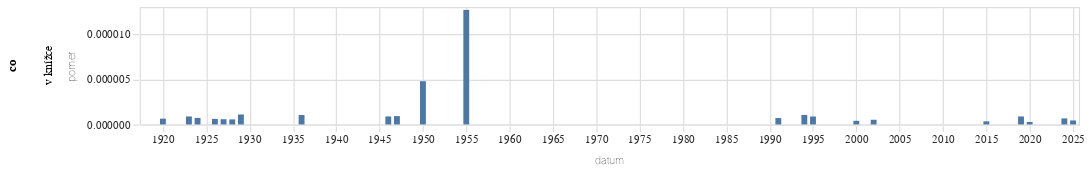

The notebook cell this image was saved under:
### Code cell
graf(vyvoj_vyskytu("(?i)v knížce","v knížce"))

### Figure 1 — Vega-Lite specification as saved in the notebook (floating-point values rounded to 4 significant figures)
{"config": {"title": {"font": "Noticia Text", "fontSize": 11.5, "anchor": "start", "lineHeight": 19, "fontWeight": "bolder", "subtitleFont": "Noticia Text", "subtitleFontSize": 10, "subtitleLineHeight": 15, "subtitlePadding": 10, "dy": -10, "color": "#292829", "subtitleColor": "#292829"}, "axis": {"labelFont": "Asap", "titleFont": "Asap", "fontWeight": "lighter", "titleFontWeight": "lighter", "labelFontSize": 9, "titleFontSize": 9, "labelPadding": 2, "titlePadding": 9, "domainOpacity": 0, "tickColor": "#DCDDD6", "labelColor": "#292829"}, "legend": {"labelFont": "Asap", "labelFontWeight": "normal", "titleFont": "Asap", "titleFontWeight": "normal", "labelFontSize": 9, "titleFontSize": 9, "labelColor": "#292829"}}, "data": {"name": "data-70c0d7eab57caf9dec38735c0ab4cc3a"}, "mark": {"type": "bar"}, "encoding": {"row": {"field": "co", "type": "nominal"}, "x": {"field": "datum", "type": "temporal"}, "y": {"field": "pomer", "type": "quantitative"}}, "height": 100, "width": 800, "$schema": "https://vega.github.io/schema/vega-lite/v5.8.0.json", "datasets": {"data-70c0d7eab57caf9dec38735c0ab4cc3a": [{"datum": "1918-01-01T00:00:00", "vyskytu": 0, "pocet_slov": 172010, "pomer": 0.0, "co": "v knížce"}, {"datum": "1919-01-01T00:00:00", "vyskytu": 0, "pocet_slov": 1547459, "pomer": 0.0, "co": "v knížce"}, {"datum": "1920-01-01T00:00:00", "vyskytu": 1, "pocet_slov": 1557497, "pomer": 6.421e-07, "co": "v knížce"}, {"datum": "1921-01-01T00:00:00", "vyskytu": 0, "pocet_slov": 1814119, "pomer": 0.0, "co": "v knížce"}, {"datum": "1922-01-01T00:00:00", "vyskytu": 0, "pocet_slov": 1739976, "pomer": 0.0, "co": "v knížce"}, {"datum": "1923-01-01T00:00:00", "vyskytu": 1, "pocet_slov": 1131296, "pomer": 8.839e-07, "co": "v knížce"}, {"datum": "1924-01-01T00:00:00", "vyskytu": 1, "pocet_slov": 1386775, "pomer": 7.211e-07, "co": "v knížce"}, {"datum": "1925-01-01T00:00:00", "vyskytu": 0, "pocet_slov": 989387, "pomer": 0.0, "co": "v knížce"}, {"datum": "1926-01-01T00:00:00", "vyskytu": 1, "pocet_slov": 1629693, "pomer": 6.136e-07, "co": "v knížce"}, {"datum": "1927-01-01T00:00:00", "vyskytu": 1, "pocet_slov": 1725378, "pomer": 5.796e-07, "co": "v knížce"}, {"datum": "1928-01-01T00:00:00", "vyskytu": 1, "pocet_slov": 1786584, "pomer": 5.597e-07, "co": "v knížce"}, {"datum": "1929-01-01T00:00:00", "vyskytu": 1, "pocet_slov": 907519, "pomer": 1.102e-06, "co": "v knížce"}, {"datum": "1930-01-01T00:00:00", "vyskytu": 0, "pocet_slov": 1990549, "pomer": 0.0, "co": "v knížce"}, {"datum": "1931-01-01T00:00:00", "vyskytu": 0, "pocet_slov": 1466185, "pomer": 0.0, "co": "v knížce"}, {"datum": "1932-01-01T00:00:00", "vyskytu": 0, "pocet_slov": 1117587, "pomer": 0.0, "co": "v knížce"}, {"datum": "1933-01-01T00:00:00", "vyskytu": 0, "pocet_slov": 1230441, "pomer": 0.0, "co": "v knížce"}, {"datum": "1934-01-01T00:00:00", "vyskytu": 0, "pocet_slov": 874472, "pomer": 0.0, "co": "v knížce"}, {"datum": "1935-01-01T00:00:00", "vyskytu": 0, "pocet_slov": 712050, "pomer": 0.0, "co": "v knížce"}, {"datum": "1936-01-01T00:00:00", "vyskytu": 1, "pocet_slov": 958205, "pomer": 1.044e-06, "co": "v knížce"}, {"datum": "1937-01-01T00:00:00", "vyskytu": 0, "pocet_slov": 733783, "pomer": 0.0, "co": "v knížce"}, {"datum": "1938-01-01T00:00:00", "vyskytu": 0, "pocet_slov": 383461, "pomer": 0.0, "co": "v knížce"}, {"datum": "1945-01-01T00:00:00", "vyskytu": 0, "pocet_slov": 140144, "pomer": 0.0, "co": "v knížce"}, {"datum": "1946-01-01T00:00:00", "vyskytu": 1, "pocet_slov": 1129068, "pomer": 8.857e-07, "co": "v knížce"}, {"datum": "1947-01-01T00:00:00", "vyskytu": 1, "pocet_slov": 1083098, "pomer": 9.233e-07, "co": "v knížce"}, {"datum": "1948-01-01T00:00:00", "vyskytu": 0, "pocet_slov": 618132, "pomer": 0.0, "co": "v knížce"}, {"datum": "1949-01-01T00:00:00", "vyskytu": 0, "pocet_slov": 357203, "pomer": 0.0, "co": "v knížce"}, {"datum": "1950-01-01T00:00:00", "vyskytu": 1, "pocet_slov": 208781, "pomer": 4.79e-06, "co": "v knížce"}, {"datum": "1951-01-01T00:00:00", "vyskytu": 0, "pocet_slov": 219888, "pomer": 0.0, "co": "v knížce"}, {"datum": "1952-01-01T00:00:00", "vyskytu": 0, "pocet_slov": 189920, "pomer": 0.0, "co": "v knížce"}, {"datum": "1953-01-01T00:00:00", "vyskytu": 0, "pocet_slov": 114518, "pomer": 0.0, "co": "v knížce"}, {"datum": "1954-01-01T00:00:00", "vyskytu": 0, "pocet_slov": 98416, "pomer": 0.0, "co": "v knížce"}, {"datum": "1955-01-01T00:00:00", "vyskytu": 1, "pocet_slov": 78833, "pomer": 1.269e-05, "co": "v knížce"}, {"datum": "1956-01-01T00:00:00", "vyskytu": 0, "pocet_slov": 138430, "pomer": 0.0, "co": "v knížce"}, {"datum": "1957-01-01T00:00:00", "vyskytu": 0, "pocet_slov": 137388, "pomer": 0.0, "co": "v knížce"}, {"datum": "1958-01-01T00:00:00", "vyskytu": 0, "pocet_slov": 142112, "pomer": 0.0, "co": "v knížce"}, {"datum": "1959-01-01T00:00:00", "vyskytu": 0, "pocet_slov": 141333, "pomer": 0.0, "co": "v knížce"}, {"datum": "1960-01-01T00:00:00", "vyskytu": 0, "pocet_slov": 181817, "pomer": 0.0, "co": "v knížce"}, {"datum": "1961-01-01T00:00:00", "vyskytu": 0, "pocet_slov": 216288, "pomer": 0.0, "co": "v knížce"}, {"datum": "1962-01-01T00:00:00", "vyskytu": 0, "pocet_slov": 98793, "pomer": 0.0, "co": "v knížce"}, {"datum": "1963-01-01T00:00:00", "vyskytu": 0, "pocet_slov": 139432, "pomer": 0.0, "co": "v knížce"}, {"datum": "1964-01-01T00:00:00", "vyskytu": 0, "pocet_slov": 288820, "pomer": 0.0, "co": "v knížce"}, {"datum": "1965-01-01T00:00:00", "vyskytu": 0, "pocet_slov": 194814, "pomer": 0.0, "co": "v knížce"}, {"datum": "1966-01-01T00:00:00", "vyskytu": 0, "pocet_slov": 247115, "pomer": 0.0, "co": "v knížce"}, {"datum": "1967-01-01T00:00:00", "vyskytu": 0, "pocet_slov": 225198, "pomer": 0.0, "co": "v knížce"}, {"datum": "1968-01-01T00:00:00", "vyskytu": 0, "pocet_slov": 559905, "pomer": 0.0, "co": "v knížce"}, {"datum": "1969-01-01T00:00:00", "vyskytu": 0, "pocet_slov": 368721, "pomer": 0.0, "co": "v knížce"}, {"datum": "1970-01-01T00:00:00", "vyskytu": 0, "pocet_slov": 248046, "pomer": 0.0, "co": "v knížce"}, {"datum": "1971-01-01T00:00:00", "vyskytu": 0, "pocet_slov": 263102, "pomer": 0.0, "co": "v knížce"}, {"datum": "1972-01-01T00:00:00", "vyskytu": 0, "pocet_slov": 213032, "pomer": 0.0, "co": "v knížce"}, {"datum": "1973-01-01T00:00:00", "vyskytu": 0, "pocet_slov": 280835, "pomer": 0.0, "co": "v knížce"}, {"datum": "1974-01-01T00:00:00", "vyskytu": 0, "pocet_slov": 291980, "pomer": 0.0, "co": "v knížce"}, {"datum": "1975-01-01T00:00:00", "vyskytu": 0, "pocet_slov": 335255, "pomer": 0.0, "co": "v knížce"}, {"datum": "1976-01-01T00:00:00", "vyskytu": 0, "pocet_slov": 244998, "pomer": 0.0, "co": "v knížce"}, {"datum": "1977-01-01T00:00:00", "vyskytu": 0, "pocet_slov": 253702, "pomer": 0.0, "co": "v knížce"}, {"datum": "1978-01-01T00:00:00", "vyskytu": 0, "pocet_slov": 289894, "pomer": 0.0, "co": "v knížce"}, {"datum": "1979-01-01T00:00:00", "vyskytu": 0, "pocet_slov": 252883, "pomer": 0.0, "co": "v knížce"}, {"datum": "1980-01-01T00:00:00", "vyskytu": 0, "pocet_slov": 242065, "pomer": 0.0, "co": "v knížce"}, {"datum": "1981-01-01T00:00:00", "vyskytu": 0, "pocet_slov": 134899, "pomer": 0.0, "co": "v knížce"}, {"datum": "1982-01-01T00:00:00", "vyskytu": 0, "pocet_slov": 186973, "pomer": 0.0, "co": "v knížce"}, {"datum": "1983-01-01T00:00:00", "vyskytu": 0, "pocet_slov": 227768, "pomer": 0.0, "co": "v knížce"}, {"datum": "1984-01-01T00:00:00", "vyskytu": 0, "pocet_slov": 191735, "pomer": 0.0, "co": "v knížce"}, {"datum": "1985-01-01T00:00:00", "vyskytu": 0, "pocet_slov": 165973, "pomer": 0.0, "co": "v knížce"}, {"datum": "1986-01-01T00:00:00", "vyskytu": 0, "pocet_slov": 98877, "pomer": 0.0, "co": "v knížce"}, {"datum": "1987-01-01T00:00:00", "vyskytu": 0, "pocet_slov": 149991, "pomer": 0.0, "co": "v knížce"}, {"datum": "1988-01-01T00:00:00", "vyskytu": 0, "pocet_slov": 167631, "pomer": 0.0, "co": "v knížce"}, {"datum": "1989-01-01T00:00:00", "vyskytu": 0, "pocet_slov": 255151, "pomer": 0.0, "co": "v knížce"}, {"datum": "1990-01-01T00:00:00", "vyskytu": 0, "pocet_slov": 833434, "pomer": 0.0, "co": "v knížce"}, {"datum": "1991-01-01T00:00:00", "vyskytu": 1, "pocet_slov": 1410605, "pomer": 7.089e-07, "co": "v knížce"}, {"datum": "1992-01-01T00:00:00", "vyskytu": 0, "pocet_slov": 1217148, "pomer": 0.0, "co": "v knížce"}, {"datum": "1993-01-01T00:00:00", "vyskytu": 0, "pocet_slov": 1127475, "pomer": 0.0, "co": "v knížce"}, {"datum": "1994-01-01T00:00:00", "vyskytu": 1, "pocet_slov": 948063, "pomer": 1.055e-06, "co": "v knížce"}, {"datum": "1995-01-01T00:00:00", "vyskytu": 1, "pocet_slov": 1138209, "pomer": 8.786e-07, "co": "v knížce"}, {"datum": "1996-01-01T00:00:00", "vyskytu": 0, "pocet_slov": 1240947, "pomer": 0.0, "co": "v knížce"}, {"datum": "1997-01-01T00:00:00", "vyskytu": 0, "pocet_slov": 2179318, "pomer": 0.0, "co": "v knížce"}, {"datum": "1998-01-01T00:00:00", "vyskytu": 0, "pocet_slov": 1522654, "pomer": 0.0, "co": "v knížce"}, {"datum": "1999-01-01T00:00:00", "vyskytu": 0, "pocet_slov": 2465372, "pomer": 0.0, "co": "v knížce"}, {"datum": "2000-01-01T00:00:00", "vyskytu": 1, "pocet_slov": 2483127, "pomer": 4.027e-07, "co": "v knížce"}, {"datum": "2001-01-01T00:00:00", "vyskytu": 0, "pocet_slov": 2462192, "pomer": 0.0, "co": "v knížce"}, {"datum": "2002-01-01T00:00:00", "vyskytu": 1, "pocet_slov": 1931845, "pomer": 5.176e-07, "co": "v knížce"}, {"datum": "2003-01-01T00:00:00", "vyskytu": 0, "pocet_slov": 2578085, "pomer": 0.0, "co": "v knížce"}, {"datum": "2004-01-01T00:00:00", "vyskytu": 0, "pocet_slov": 2351739, "pomer": 0.0, "co": "v knížce"}, {"datum": "2005-01-01T00:00:00", "vyskytu": 0, "pocet_slov": 2582168, "pomer": 0.0, "co": "v knížce"}, {"datum": "2006-01-01T00:00:00", "vyskytu": 0, "pocet_slov": 1552476, "pomer": 0.0, "co": "v knížce"}, {"datum": "2007-01-01T00:00:00", "vyskytu": 0, "pocet_slov": 1826653, "pomer": 0.0, "co": "v knížce"}, {"datum": "2008-01-01T00:00:00", "vyskytu": 0, "pocet_slov": 1786832, "pomer": 0.0, "co": "v knížce"}, {"datum": "2009-01-01T00:00:00", "vyskytu": 0, "pocet_slov": 2116415, "pomer": 0.0, "co": "v knížce"}, {"datum": "2010-01-01T00:00:00", "vyskytu": 0, "pocet_slov": 1718642, "pomer": 0.0, "co": "v knížce"}, {"datum": "2011-01-01T00:00:00", "vyskytu": 0, "pocet_slov": 2512843, "pomer": 0.0, "co": "v knížce"}, {"datum": "2012-01-01T00:00:00", "vyskytu": 0, "pocet_slov": 2154063, "pomer": 0.0, "co": "v knížce"}, {"datum": "2013-01-01T00:00:00", "vyskytu": 0, "pocet_slov": 1253654, "pomer": 0.0, "co": "v knížce"}, {"datum": "2014-01-01T00:00:00", "vyskytu": 0, "pocet_slov": 2797907, "pomer": 0.0, "co": "v knížce"}, {"datum": "2015-01-01T00:00:00", "vyskytu": 1, "pocet_slov": 2883253, "pomer": 3.468e-07, "co": "v knížce"}, {"datum": "2016-01-01T00:00:00", "vyskytu": 0, "pocet_slov": 3088746, "pomer": 0.0, "co": "v knížce"}, {"datum": "2017-01-01T00:00:00", "vyskytu": 0, "pocet_slov": 2494184, "pomer": 0.0, "co": "v knížce"}, {"datum": "2018-01-01T00:00:00", "vyskytu": 0, "pocet_slov": 2950192, "pomer": 0.0, "co": "v knížce"}, {"datum": "2019-01-01T00:00:00", "vyskytu": 3, "pocet_slov": 3385704, "pomer": 8.861e-07, "co": "v knížce"}, {"datum": "2020-01-01T00:00:00", "vyskytu": 1, "pocet_slov": 3628168, "pomer": 2.756e-07, "co": "v knížce"}, {"datum": "2021-01-01T00:00:00", "vyskytu": 0, "pocet_slov": 3028906, "pomer": 0.0, "co": "v knížce"}, {"datum": "2022-01-01T00:00:00", "vyskytu": 0, "pocet_slov": 4156918, "pomer": 0.0, "co": "v knížce"}, {"datum": "2023-01-01T00:00:00", "vyskytu": 0, "pocet_slov": 4543342, "pomer": 0.0, "co": "v knížce"}, {"datum": "2024-01-01T00:00:00", "vyskytu": 3, "pocet_slov": 4476204, "pomer": 6.702e-07, "co": "v knížce"}, {"datum": "2025-01-01T00:00:00", "vyskytu": 1, "pocet_slov": 2270793, "pomer": 4.404e-07, "co": "v knížce"}]}}
